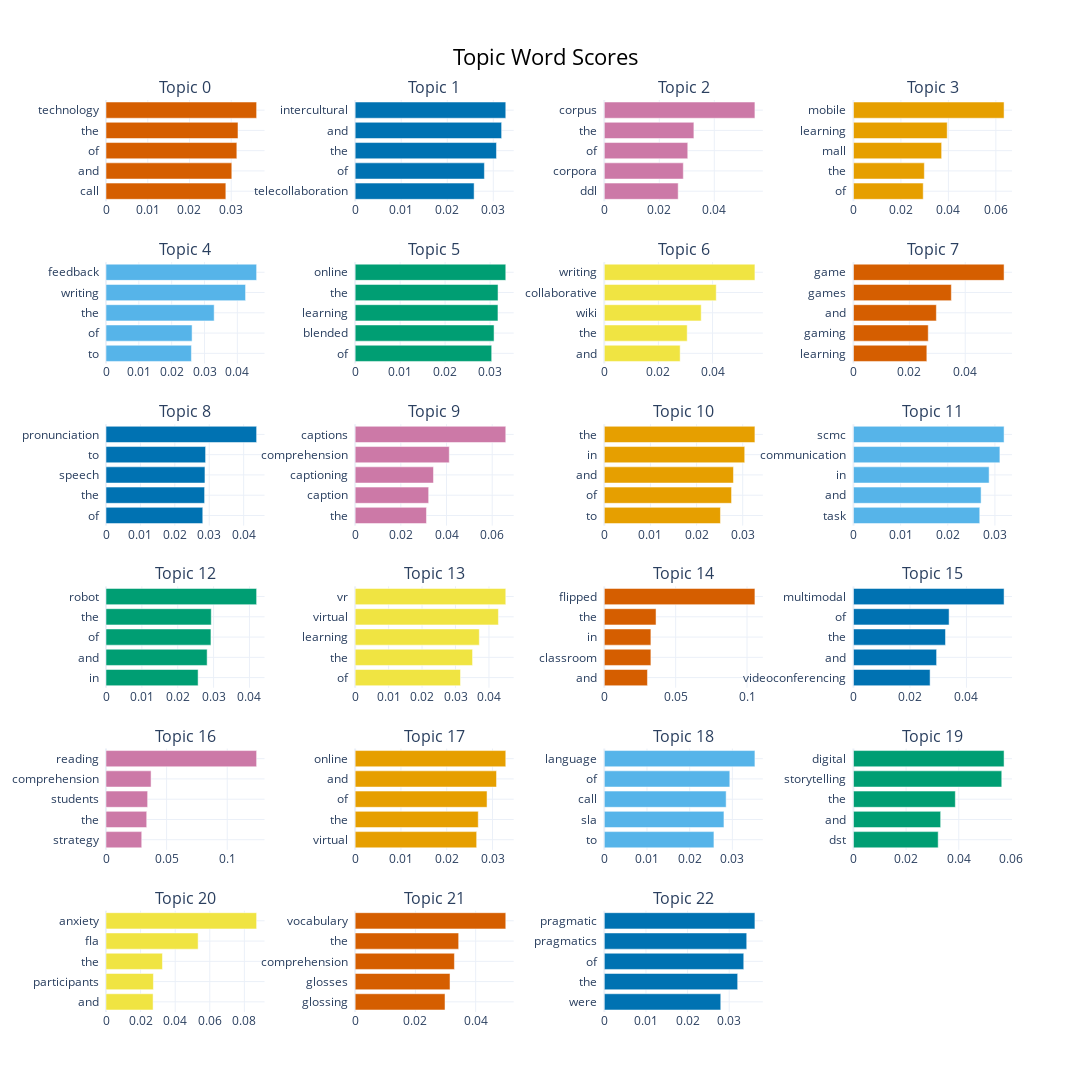

Source (notebook cell):
### Code cell
topics_to_include = list(range(0, 23))
model.visualize_barchart(topics= topics_to_include, width=300)

### Figure 1 — Plotly figure (JSON) as saved in the notebook; plotly's stock layout.template omitted (floating-point values rounded to 4 significant figures)
{"data": [{"marker": {"color": "#D55E00"}, "orientation": "h", "type": "bar", "x": [0.02871, 0.03014, 0.03134, 0.03162, 0.03608], "xaxis": "x", "y": ["call  ", "and  ", "of  ", "the  ", "technology  "], "yaxis": "y"}, {"marker": {"color": "#0072B2"}, "orientation": "h", "type": "bar", "x": [0.02583, 0.02807, 0.03069, 0.03181, 0.03271], "xaxis": "x2", "y": ["telecollaboration  ", "of  ", "the  ", "and  ", "intercultural  "], "yaxis": "y2"}, {"marker": {"color": "#CC79A7"}, "orientation": "h", "type": "bar", "x": [0.02687, 0.02873, 0.03035, 0.03258, 0.05478], "xaxis": "x3", "y": ["ddl  ", "corpora  ", "of  ", "the  ", "corpus  "], "yaxis": "y3"}, {"marker": {"color": "#E69F00"}, "orientation": "h", "type": "bar", "x": [0.0294, 0.02986, 0.03715, 0.0395, 0.06346], "xaxis": "x4", "y": ["of  ", "the  ", "mall  ", "learning  ", "mobile  "], "yaxis": "y4"}, {"marker": {"color": "#56B4E9"}, "orientation": "h", "type": "bar", "x": [0.02601, 0.02622, 0.03294, 0.04251, 0.04588], "xaxis": "x5", "y": ["to  ", "of  ", "the  ", "writing  ", "feedback  "], "yaxis": "y5"}, {"marker": {"color": "#009E73"}, "orientation": "h", "type": "bar", "x": [0.03035, 0.03088, 0.03175, 0.03177, 0.03349], "xaxis": "x6", "y": ["of  ", "blended  ", "learning  ", "the  ", "online  "], "yaxis": "y6"}, {"marker": {"color": "#F0E442"}, "orientation": "h", "type": "bar", "x": [0.02803, 0.03063, 0.03581, 0.04137, 0.05566], "xaxis": "x7", "y": ["and  ", "the  ", "wiki  ", "collaborative  ", "writing  "], "yaxis": "y7"}, {"marker": {"color": "#D55E00"}, "orientation": "h", "type": "bar", "x": [0.02627, 0.02677, 0.02967, 0.03504, 0.0539], "xaxis": "x8", "y": ["learning  ", "gaming  ", "and  ", "games  ", "game  "], "yaxis": "y8"}, {"marker": {"color": "#0072B2"}, "orientation": "h", "type": "bar", "x": [0.02812, 0.02865, 0.02876, 0.02894, 0.04377], "xaxis": "x9", "y": ["of  ", "the  ", "speech  ", "to  ", "pronunciation  "], "yaxis": "y9"}, {"marker": {"color": "#CC79A7"}, "orientation": "h", "type": "bar", "x": [0.03122, 0.03218, 0.03429, 0.04121, 0.06594], "xaxis": "x10", "y": ["the  ", "caption  ", "captioning  ", "comprehension  ", "captions  "], "yaxis": "y10"}, {"marker": {"color": "#E69F00"}, "orientation": "h", "type": "bar", "x": [0.02517, 0.02758, 0.028, 0.03044, 0.03265], "xaxis": "x11", "y": ["to  ", "of  ", "and  ", "in  ", "the  "], "yaxis": "y11"}, {"marker": {"color": "#56B4E9"}, "orientation": "h", "type": "bar", "x": [0.02679, 0.02707, 0.02877, 0.03106, 0.03195], "xaxis": "x12", "y": ["task  ", "and  ", "in  ", "communication  ", "scmc  "], "yaxis": "y12"}, {"marker": {"color": "#009E73"}, "orientation": "h", "type": "bar", "x": [0.02568, 0.0282, 0.02926, 0.02935, 0.042], "xaxis": "x13", "y": ["in  ", "and  ", "of  ", "the  ", "robot  "], "yaxis": "y13"}, {"marker": {"color": "#F0E442"}, "orientation": "h", "type": "bar", "x": [0.03149, 0.03509, 0.03711, 0.04283, 0.04503], "xaxis": "x14", "y": ["of  ", "the  ", "learning  ", "virtual  ", "vr  "], "yaxis": "y14"}, {"marker": {"color": "#D55E00"}, "orientation": "h", "type": "bar", "x": [0.03023, 0.03264, 0.03265, 0.03626, 0.1055], "xaxis": "x15", "y": ["and  ", "classroom  ", "in  ", "the  ", "flipped  "], "yaxis": "y15"}, {"marker": {"color": "#0072B2"}, "orientation": "h", "type": "bar", "x": [0.02713, 0.02944, 0.03258, 0.03386, 0.05332], "xaxis": "x16", "y": ["videoconferencing  ", "and  ", "the  ", "of  ", "multimodal  "], "yaxis": "y16"}, {"marker": {"color": "#CC79A7"}, "orientation": "h", "type": "bar", "x": [0.02948, 0.03358, 0.03434, 0.03717, 0.1242], "xaxis": "x17", "y": ["strategy  ", "the  ", "students  ", "comprehension  ", "reading  "], "yaxis": "y17"}, {"marker": {"color": "#E69F00"}, "orientation": "h", "type": "bar", "x": [0.02654, 0.02688, 0.0288, 0.03088, 0.03289], "xaxis": "x18", "y": ["virtual  ", "the  ", "of  ", "and  ", "online  "], "yaxis": "y18"}, {"marker": {"color": "#56B4E9"}, "orientation": "h", "type": "bar", "x": [0.02568, 0.02803, 0.02855, 0.0294, 0.03529], "xaxis": "x19", "y": ["to  ", "sla  ", "call  ", "of  ", "language  "], "yaxis": "y19"}, {"marker": {"color": "#009E73"}, "orientation": "h", "type": "bar", "x": [0.03217, 0.03311, 0.03869, 0.05632, 0.05719], "xaxis": "x20", "y": ["dst  ", "and  ", "the  ", "storytelling  ", "digital  "], "yaxis": "y20"}, {"marker": {"color": "#F0E442"}, "orientation": "h", "type": "bar", "x": [0.02722, 0.02741, 0.03263, 0.05326, 0.08708], "xaxis": "x21", "y": ["and  ", "participants  ", "the  ", "fla  ", "anxiety  "], "yaxis": "y21"}, {"marker": {"color": "#D55E00"}, "orientation": "h", "type": "bar", "x": [0.02982, 0.03148, 0.03295, 0.03435, 0.04999], "xaxis": "x22", "y": ["glossing  ", "glosses  ", "comprehension  ", "the  ", "vocabulary  "], "yaxis": "y22"}, {"marker": {"color": "#0072B2"}, "orientation": "h", "type": "bar", "x": [0.02797, 0.03203, 0.03349, 0.03421, 0.03618], "xaxis": "x23", "y": ["were  ", "the  ", "of  ", "pragmatics  ", "pragmatic  "], "yaxis": "y23"}], "layout": {"annotations": [{"font": {"size": 16}, "showarrow": false, "text": "Topic 0", "x": 0.0875, "xanchor": "center", "xref": "paper", "y": 1, "yanchor": "bottom", "yref": "paper"}, {"font": {"size": 16}, "showarrow": false, "text": "Topic 1", "x": 0.3625, "xanchor": "center", "xref": "paper", "y": 1, "yanchor": "bottom", "yref": "paper"}, {"font": {"size": 16}, "showarrow": false, "text": "Topic 2", "x": 0.6375, "xanchor": "center", "xref": "paper", "y": 1, "yanchor": "bottom", "yref": "paper"}, {"font": {"size": 16}, "showarrow": false, "text": "Topic 3", "x": 0.9125, "xanchor": "center", "xref": "paper", "y": 1, "yanchor": "bottom", "yref": "paper"}, {"font": {"size": 16}, "showarrow": false, "text": "Topic 4", "x": 0.0875, "xanchor": "center", "xref": "paper", "y": 0.8222, "yanchor": "bottom", "yref": "paper"}, {"font": {"size": 16}, "showarrow": false, "text": "Topic 5", "x": 0.3625, "xanchor": "center", "xref": "paper", "y": 0.8222, "yanchor": "bottom", "yref": "paper"}, {"font": {"size": 16}, "showarrow": false, "text": "Topic 6", "x": 0.6375, "xanchor": "center", "xref": "paper", "y": 0.8222, "yanchor": "bottom", "yref": "paper"}, {"font": {"size": 16}, "showarrow": false, "text": "Topic 7", "x": 0.9125, "xanchor": "center", "xref": "paper", "y": 0.8222, "yanchor": "bottom", "yref": "paper"}, {"font": {"size": 16}, "showarrow": false, "text": "Topic 8", "x": 0.0875, "xanchor": "center", "xref": "paper", "y": 0.6444, "yanchor": "bottom", "yref": "paper"}, {"font": {"size": 16}, "showarrow": false, "text": "Topic 9", "x": 0.3625, "xanchor": "center", "xref": "paper", "y": 0.6444, "yanchor": "bottom", "yref": "paper"}, {"font": {"size": 16}, "showarrow": false, "text": "Topic 10", "x": 0.6375, "xanchor": "center", "xref": "paper", "y": 0.6444, "yanchor": "bottom", "yref": "paper"}, {"font": {"size": 16}, "showarrow": false, "text": "Topic 11", "x": 0.9125, "xanchor": "center", "xref": "paper", "y": 0.6444, "yanchor": "bottom", "yref": "paper"}, {"font": {"size": 16}, "showarrow": false, "text": "Topic 12", "x": 0.0875, "xanchor": "center", "xref": "paper", "y": 0.4667, "yanchor": "bottom", "yref": "paper"}, {"font": {"size": 16}, "showarrow": false, "text": "Topic 13", "x": 0.3625, "xanchor": "center", "xref": "paper", "y": 0.4667, "yanchor": "bottom", "yref": "paper"}, {"font": {"size": 16}, "showarrow": false, "text": "Topic 14", "x": 0.6375, "xanchor": "center", "xref": "paper", "y": 0.4667, "yanchor": "bottom", "yref": "paper"}, {"font": {"size": 16}, "showarrow": false, "text": "Topic 15", "x": 0.9125, "xanchor": "center", "xref": "paper", "y": 0.4667, "yanchor": "bottom", "yref": "paper"}, {"font": {"size": 16}, "showarrow": false, "text": "Topic 16", "x": 0.0875, "xanchor": "center", "xref": "paper", "y": 0.2889, "yanchor": "bottom", "yref": "paper"}, {"font": {"size": 16}, "showarrow": false, "text": "Topic 17", "x": 0.3625, "xanchor": "center", "xref": "paper", "y": 0.2889, "yanchor": "bottom", "yref": "paper"}, {"font": {"size": 16}, "showarrow": false, "text": "Topic 18", "x": 0.6375, "xanchor": "center", "xref": "paper", "y": 0.2889, "yanchor": "bottom", "yref": "paper"}, {"font": {"size": 16}, "showarrow": false, "text": "Topic 19", "x": 0.9125, "xanchor": "center", "xref": "paper", "y": 0.2889, "yanchor": "bottom", "yref": "paper"}, {"font": {"size": 16}, "showarrow": false, "text": "Topic 20", "x": 0.0875, "xanchor": "center", "xref": "paper", "y": 0.1111, "yanchor": "bottom", "yref": "paper"}, {"font": {"size": 16}, "showarrow": false, "text": "Topic 21", "x": 0.3625, "xanchor": "center", "xref": "paper", "y": 0.1111, "yanchor": "bottom", "yref": "paper"}, {"font": {"size": 16}, "showarrow": false, "text": "Topic 22", "x": 0.6375, "xanchor": "center", "xref": "paper", "y": 0.1111, "yanchor": "bottom", "yref": "paper"}], "height": 1500, "hoverlabel": {"bgcolor": "white", "font": {"family": "Rockwell", "size": 16}}, "showlegend": false, "title": {"font": {"color": "Black", "size": 22}, "text": "Topic Word Scores", "x": 0.5, "xanchor": "center", "yanchor": "top"}, "width": 1200, "xaxis": {"anchor": "y", "domain": [0, 0.175], "showgrid": true}, "xaxis10": {"anchor": "y10", "domain": [0.275, 0.45], "showgrid": true}, "xaxis11": {"anchor": "y11", "domain": [0.55, 0.725], "showgrid": true}, "xaxis12": {"anchor": "y12", "domain": [0.825, 1], "showgrid": true}, "xaxis13": {"anchor": "y13", "domain": [0, 0.175], "showgrid": true}, "xaxis14": {"anchor": "y14", "domain": [0.275, 0.45], "showgrid": true}, "xaxis15": {"anchor": "y15", "domain": [0.55, 0.725], "showgrid": true}, "xaxis16": {"anchor": "y16", "domain": [0.825, 1], "showgrid": true}, "xaxis17": {"anchor": "y17", "domain": [0, 0.175], "showgrid": true}, "xaxis18": {"anchor": "y18", "domain": [0.275, 0.45], "showgrid": true}, "xaxis19": {"anchor": "y19", "domain": [0.55, 0.725], "showgrid": true}, "xaxis2": {"anchor": "y2", "domain": [0.275, 0.45], "showgrid": true}, "xaxis20": {"anchor": "y20", "domain": [0.825, 1], "showgrid": true}, "xaxis21": {"anchor": "y21", "domain": [0, 0.175], "showgrid": true}, "xaxis22": {"anchor": "y22", "domain": [0.275, 0.45], "showgrid": true}, "xaxis23": {"anchor": "y23", "domain": [0.55, 0.725], "showgrid": true}, "xaxis24": {"anchor": "y24", "domain": [0.825, 1], "showgrid": true}, "xaxis3": {"anchor": "y3", "domain": [0.55, 0.725], "showgrid": true}, "xaxis4": {"anchor": "y4", "domain": [0.825, 1], "showgrid": true}, "xaxis5": {"anchor": "y5", "domain": [0, 0.175], "showgrid": true}, "xaxis6": {"anchor": "y6", "domain": [0.275, 0.45], "showgrid": true}, "xaxis7": {"anchor": "y7", "domain": [0.55, 0.725], "showgrid": true}, "xaxis8": {"anchor": "y8", "domain": [0.825, 1], "showgrid": true}, "xaxis9": {"anchor": "y9", "domain": [0, 0.175], "showgrid": true}, "yaxis": {"anchor": "x", "domain": [0.8889, 1], "showgrid": true}, "yaxis10": {"anchor": "x10", "domain": [0.5333, 0.6444], "showgrid": true}, "yaxis11": {"anchor": "x11", "domain": [0.5333, 0.6444], "showgrid": true}, "yaxis12": {"anchor": "x12", "domain": [0.5333, 0.6444], "showgrid": true}, "yaxis13": {"anchor": "x13", "domain": [0.3556, 0.4667], "showgrid": true}, "yaxis14": {"anchor": "x14", "domain": [0.3556, 0.4667], "showgrid": true}, "yaxis15": {"anchor": "x15", "domain": [0.3556, 0.4667], "showgrid": true}, "yaxis16": {"anchor": "x16", "domain": [0.3556, 0.4667], "showgrid": true}, "yaxis17": {"anchor": "x17", "domain": [0.1778, 0.2889], "showgrid": true}, "yaxis18": {"anchor": "x18", "domain": [0.1778, 0.2889], "showgrid": true}, "yaxis19": {"anchor": "x19", "domain": [0.1778, 0.2889], "showgrid": true}, "yaxis2": {"anchor": "x2", "domain": [0.8889, 1], "showgrid": true}, "yaxis20": {"anchor": "x20", "domain": [0.1778, 0.2889], "showgrid": true}, "yaxis21": {"anchor": "x21", "domain": [0, 0.1111], "showgrid": true}, "yaxis22": {"anchor": "x22", "domain": [0, 0.1111], "showgrid": true}, "yaxis23": {"anchor": "x23", "domain": [0, 0.1111], "showgrid": true}, "yaxis24": {"anchor": "x24", "domain": [0, 0.1111], "showgrid": true}, "yaxis3": {"anchor": "x3", "domain": [0.8889, 1], "showgrid": true}, "yaxis4": {"anchor": "x4", "domain": [0.8889, 1], "showgrid": true}, "yaxis5": {"anchor": "x5", "domain": [0.7111, 0.8222], "showgrid": true}, "yaxis6": {"anchor": "x6", "domain": [0.7111, 0.8222], "showgrid": true}, "yaxis7": {"anchor": "x7", "domain": [0.7111, 0.8222], "showgrid": true}, "yaxis8": {"anchor": "x8", "domain": [0.7111, 0.8222], "showgrid": true}, "yaxis9": {"anchor": "x9", "domain": [0.5333, 0.6444], "showgrid": true}}}
